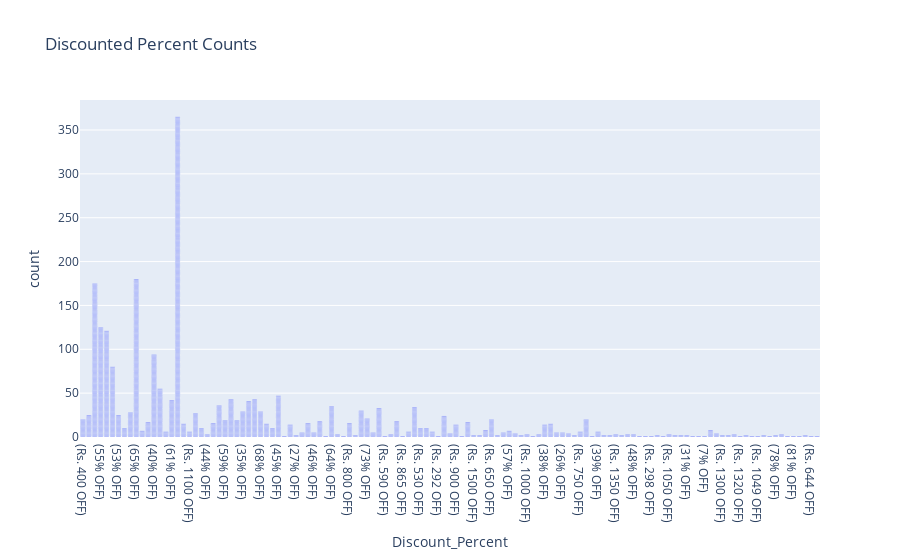

Notebook code cell kept with this figure:
### Code cell
import plotly.express as px
discount_counts = df["Discount_Percent"].value_counts()
filtered_df = df[df["Discount_Percent"].isin(discount_counts.index)]
fig = px.bar(filtered_df, x='Discount_Percent',title='Discounted Percent Counts')
fig.show()

### Figure 1 — Plotly figure (JSON) as saved in the notebook; plotly's stock layout.template omitted (floating-point values rounded to 4 significant figures; data arrays with more than 128 entries replaced by an {"elided": "..."} marker saying what was removed)
{"data": [{"alignmentgroup": "True", "hovertemplate": "Discount_Percent=%{x}<br>count=%{y}<extra></extra>", "legendgroup": "", "marker": {"color": "#636efa", "pattern": {"shape": ""}}, "name": "", "offsetgroup": "", "orientation": "v", "showlegend": false, "textposition": "auto", "type": "bar", "x": {"elided": "2350 str values"}, "xaxis": "x", "y": {"elided": "2350 int values"}, "yaxis": "y"}], "layout": {"barmode": "relative", "legend": {"tracegroupgap": 0}, "title": {"text": "Discounted Percent Counts"}, "xaxis": {"anchor": "y", "domain": [0, 1], "title": {"text": "Discount_Percent"}}, "yaxis": {"anchor": "x", "domain": [0, 1], "title": {"text": "count"}}}}
